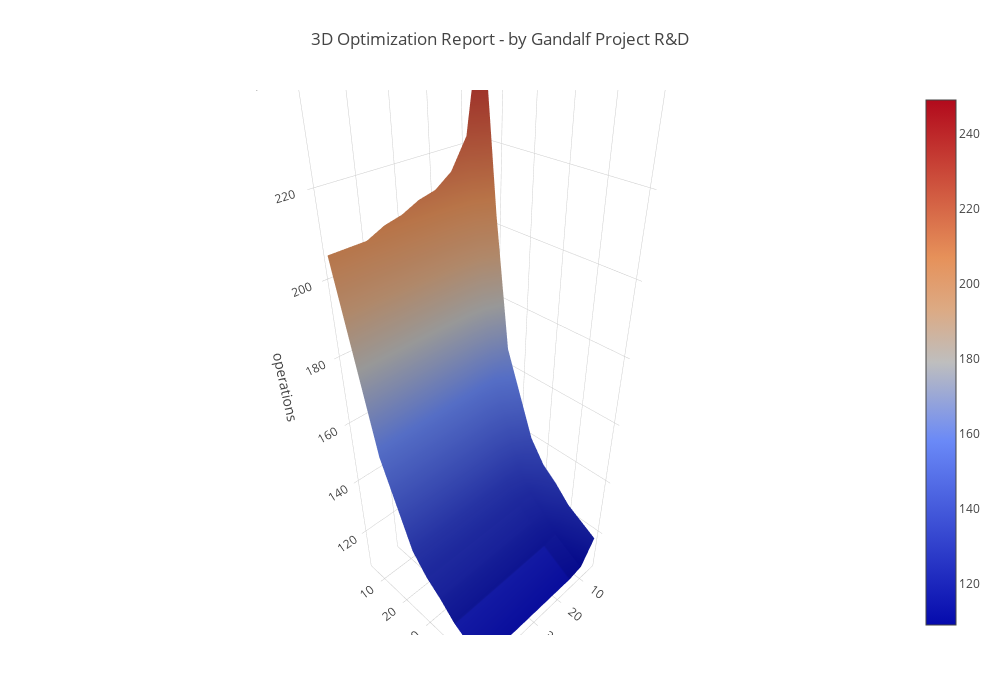
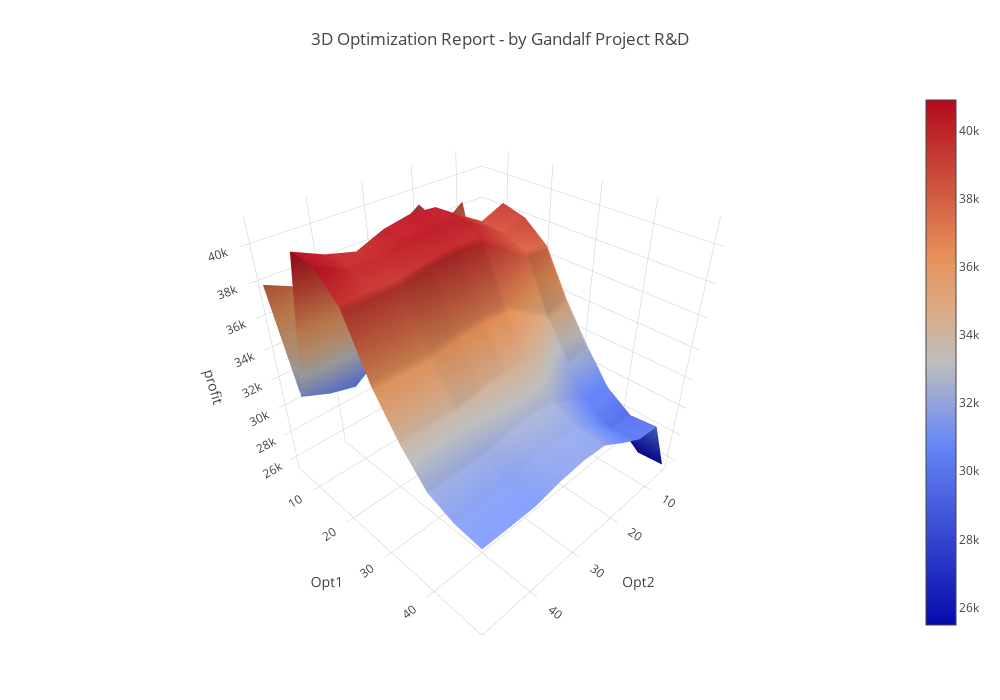
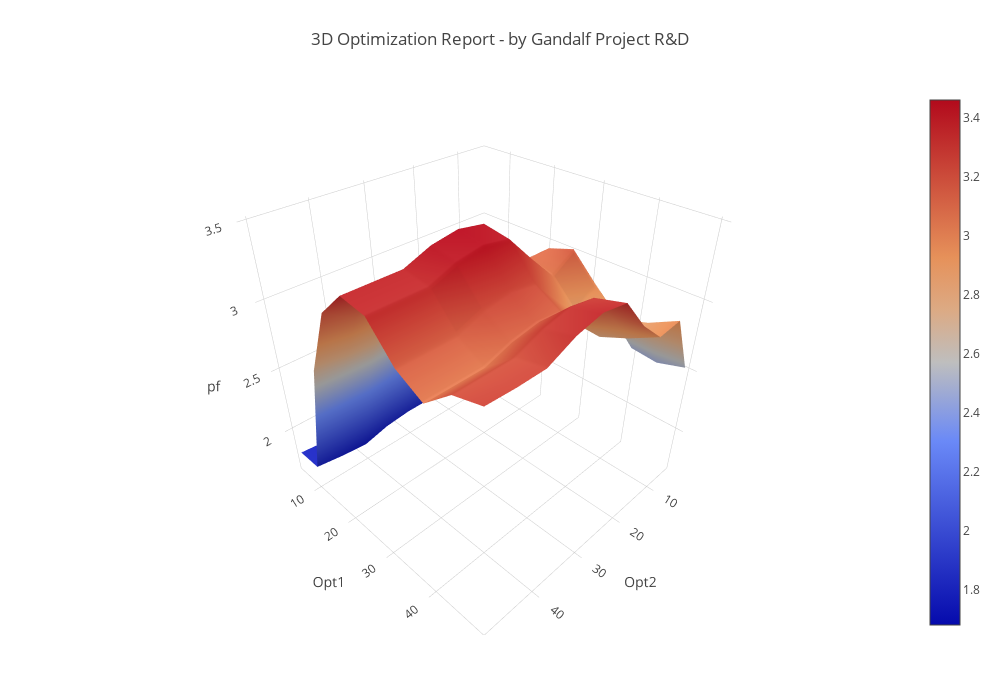
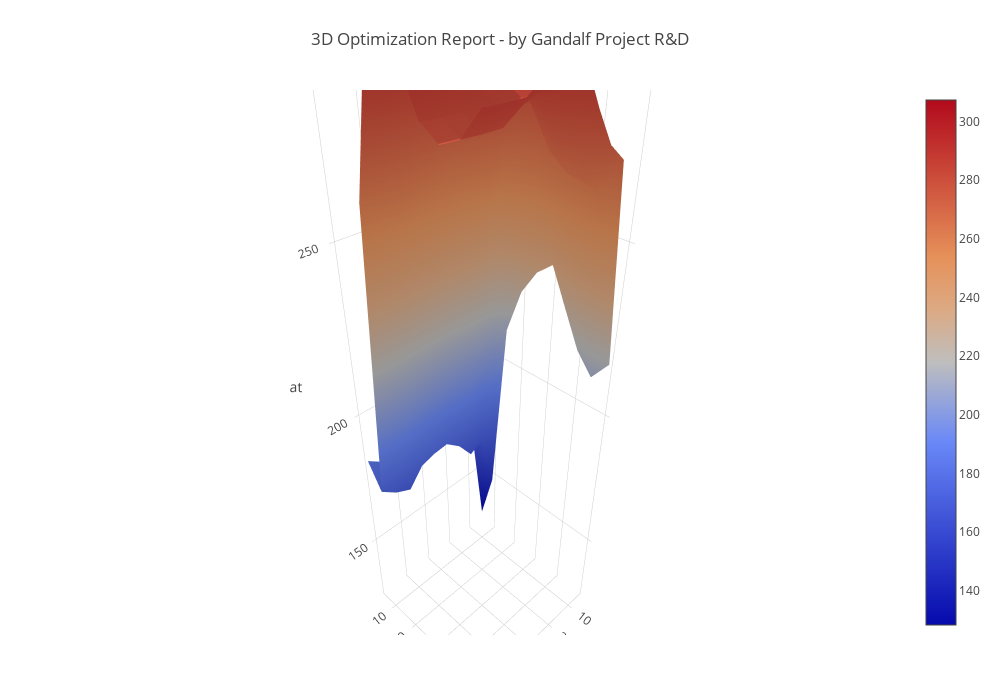

Notebook cell for these charts, in order:
### Code cell
double_parameter_optimization_graph(opt_report, "operations")
double_parameter_optimization_graph(opt_report, "profit")
double_parameter_optimization_graph(opt_report, "pf")
double_parameter_optimization_graph(opt_report, "at")
double_parameter_optimization_graph(opt_report, "pw")
double_parameter_optimization_graph(opt_report, "rrr")
double_parameter_optimization_graph(opt_report, "mdd")
double_parameter_optimization_graph(opt_report, "add")
double_parameter_optimization_graph(opt_report, "mdbp")
double_parameter_optimization_graph(opt_report, "adbp")
double_parameter_optimization_graph(opt_report, "cr")
double_parameter_optimization_graph(opt_report, "cry")
double_parameter_optimization_graph(opt_report, "sr")
double_parameter_optimization_graph(opt_report, "sry")
double_parameter_optimization_graph(opt_report, "kr")

### Figure 1 — Plotly figure (JSON) as saved in the notebook; plotly's stock layout.template omitted (floating-point values rounded to 4 significant figures)
{"data": [{"type": "surface", "uid": "e05b9647-e7ed-4087-a5b8-accbdd6703d3", "x": [5, 10, 15, 20, 25, 30, 35, 40, 45, 50], "y": [5, 10, 15, 20, 25, 30, 35, 40, 45, 50], "z": [[249, 222, 215, 212, 211, 209, 208, 206, 206, 206], [203, 187, 183, 182, 181, 181, 181, 181, 181, 181], [166, 158, 156, 156, 156, 156, 156, 156, 156, 156], [153, 145, 143, 143, 143, 143, 143, 143, 143, 143], [140, 132, 130, 130, 130, 130, 130, 130, 130, 130], [133, 125, 124, 124, 124, 124, 124, 124, 124, 124], [129, 121, 120, 120, 120, 120, 120, 120, 120, 120], [124, 116, 115, 115, 115, 115, 115, 115, 115, 115], [121, 113, 112, 112, 112, 112, 112, 112, 112, 112], [118, 110, 109, 109, 109, 109, 109, 109, 109, 109]]}], "layout": {"autosize": false, "height": 700, "margin": {"b": 65, "l": 65, "r": 50, "t": 90}, "scene": {"xaxis": {"title": {"text": "Opt2"}}, "yaxis": {"title": {"text": "Opt1"}}, "zaxis": {"title": {"text": "operations"}}}, "title": {"text": "3D Optimization Report - by Gandalf Project R&D"}, "width": 1000}}

### Figure 2 — Plotly figure (JSON) as saved in the notebook; plotly's stock layout.template omitted (floating-point values rounded to 4 significant figures)
{"data": [{"type": "surface", "uid": "4e8462b4-72ef-41f3-a690-e28a8a60f58b", "x": [5, 10, 15, 20, 25, 30, 35, 40, 45, 50], "y": [5, 10, 15, 20, 25, 30, 35, 40, 45, 50], "z": [[31940.0, 38437, 37400.0, 39220.0, 38260.0, 36120.0, 36790.0, 36380.0, 37180.0, 37930.0], [30070.0, 31780.0, 30530.0, 31580.0, 32140.0, 32040.0, 31750.0, 30630.0, 31070.0, 31790.0], [35130.0, 39310.0, 38720.0, 39590.0, 40530.0, 40650.0, 40360.0, 39750.0, 40180.0, 40910.0], [34580.0, 38930.0, 38560.0, 39540.0, 40470.0, 40590.0, 40440.0, 40110.0, 40110.0, 40840.0], [32710.0, 37770.0, 37930.0, 38910.0, 39840.0, 39960.0, 39810.0, 39480.0, 39480.0, 39500.0], [31600.0, 34950.0, 34600.0, 35580.0, 36510.0, 36630.0, 36480.0, 36150.0, 36150.0, 36170.0], [29280.0, 32640.0, 32290.0, 33260.0, 34200.0, 34320.0, 34170.0, 33840.0, 33840.0, 33860.0], [26850.0, 30570.0, 30540.0, 31510.0, 32450.0, 32570.0, 32420.0, 32090.0, 32090.0, 32110.0], [25480.0, 29510.0, 29670.0, 30890.0, 31820.0, 31940.0, 31790.0, 31460.0, 31460.0, 31480.0], [25620.0, 29680.0, 29850.0, 30670.0, 31610.0, 31730.0, 31580.0, 31250.0, 31250.0, 31270.0]]}], "layout": {"autosize": false, "height": 700, "margin": {"b": 65, "l": 65, "r": 50, "t": 90}, "scene": {"xaxis": {"title": {"text": "Opt2"}}, "yaxis": {"title": {"text": "Opt1"}}, "zaxis": {"title": {"text": "profit"}}}, "title": {"text": "3D Optimization Report - by Gandalf Project R&D"}, "width": 1000}}

### Figure 3 — Plotly figure (JSON) as saved in the notebook; plotly's stock layout.template omitted (floating-point values rounded to 4 significant figures)
{"data": [{"type": "surface", "uid": "a2549344-400c-48aa-8d7e-6773d0215af9", "x": [5, 10, 15, 20, 25, 30, 35, 40, 45, 50], "y": [5, 10, 15, 20, 25, 30, 35, 40, 45, 50], "z": [[1.68, 1.84, 1.8, 1.87, 1.84, 1.74, 1.77, 1.76, 1.79, 1.81], [1.85, 1.82, 1.76, 1.8, 1.83, 1.83, 1.81, 1.76, 1.78, 1.81], [2.42, 2.56, 2.48, 2.57, 2.66, 2.68, 2.65, 2.58, 2.63, 2.71], [2.64, 2.92, 2.84, 2.97, 3.12, 3.14, 3.12, 3.06, 3.06, 3.18], [2.62, 3.08, 3.08, 3.25, 3.43, 3.46, 3.43, 3.36, 3.36, 3.36], [2.84, 3.14, 3.03, 3.21, 3.4, 3.43, 3.4, 3.33, 3.33, 3.33], [2.68, 2.96, 2.85, 3.02, 3.2, 3.23, 3.2, 3.13, 3.13, 3.13], [2.49, 2.8, 2.76, 2.92, 3.1, 3.12, 3.09, 3.03, 3.03, 3.03], [2.47, 2.86, 2.84, 3.06, 3.27, 3.3, 3.26, 3.19, 3.19, 3.19], [2.53, 2.96, 2.94, 3.1, 3.32, 3.35, 3.31, 3.23, 3.23, 3.24]]}], "layout": {"autosize": false, "height": 700, "margin": {"b": 65, "l": 65, "r": 50, "t": 90}, "scene": {"xaxis": {"title": {"text": "Opt2"}}, "yaxis": {"title": {"text": "Opt1"}}, "zaxis": {"title": {"text": "pf"}}}, "title": {"text": "3D Optimization Report - by Gandalf Project R&D"}, "width": 1000}}

### Figure 4 — Plotly figure (JSON) as saved in the notebook; plotly's stock layout.template omitted (floating-point values rounded to 4 significant figures)
{"data": [{"type": "surface", "uid": "67351a55-057f-4e3d-b384-2777a5efc687", "x": [5, 10, 15, 20, 25, 30, 35, 40, 45, 50], "y": [5, 10, 15, 20, 25, 30, 35, 40, 45, 50], "z": [[128.3, 173.1, 174.0, 185.0, 181.3, 172.8, 176.9, 176.6, 180.5, 184.1], [148.1, 170.0, 166.8, 173.5, 177.6, 177.0, 175.4, 169.2, 171.6, 175.7], [211.7, 248.8, 248.2, 253.8, 259.8, 260.6, 258.7, 254.8, 257.6, 262.2], [226.0, 268.5, 269.6, 276.5, 283, 283.9, 282.8, 280.5, 280.5, 285.6], [233.7, 286.1, 291.8, 299.3, 306.4, 307.4, 306.2, 303.7, 303.7, 303.9], [237.6, 279.6, 279.1, 286.9, 294.4, 295.4, 294.2, 291.6, 291.5, 291.7], [227, 269.7, 269.1, 277.2, 285.0, 286.0, 284.8, 282.0, 282.0, 282.2], [216.6, 263.5, 265.6, 274.0, 282.1, 283.2, 281.9, 279.1, 279.0, 279.2], [210.6, 261.1, 264.9, 275.8, 284.1, 285.2, 283.9, 280.9, 280.9, 281.1], [217.1, 269.8, 273.8, 281.4, 290, 291.1, 289.8, 286.7, 286.7, 286.9]]}], "layout": {"autosize": false, "height": 700, "margin": {"b": 65, "l": 65, "r": 50, "t": 90}, "scene": {"xaxis": {"title": {"text": "Opt2"}}, "yaxis": {"title": {"text": "Opt1"}}, "zaxis": {"title": {"text": "at"}}}, "title": {"text": "3D Optimization Report - by Gandalf Project R&D"}, "width": 1000}}
